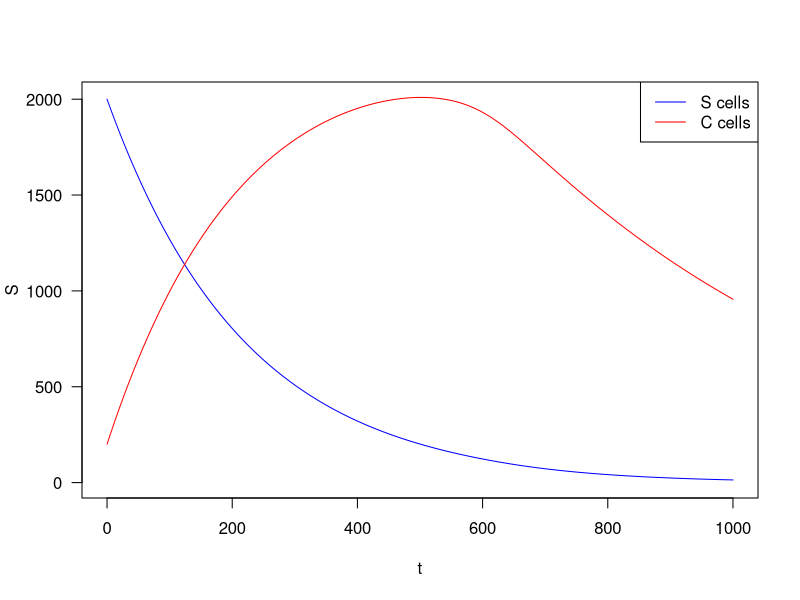
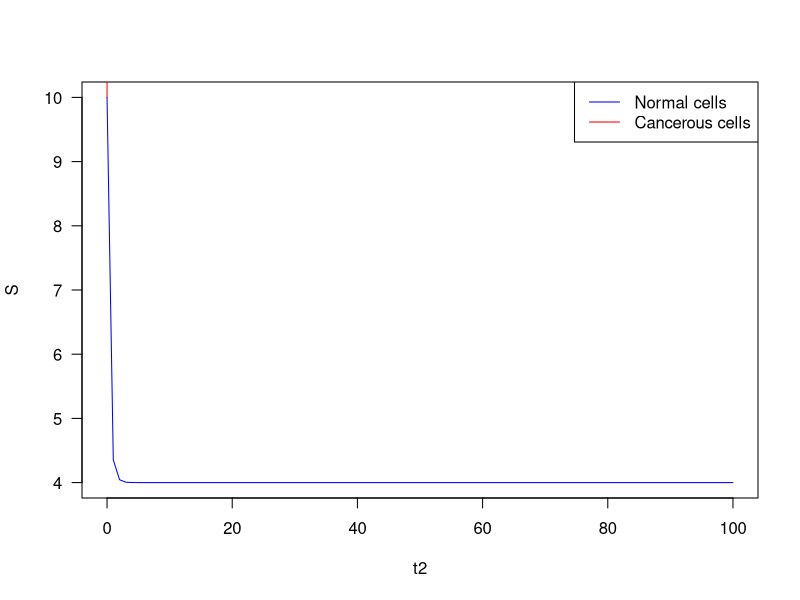

Write R code to recreate these figures, in order.
library(deSolve) # importation de la librarie diferential equation Solve 
#library(phaseR)

rm(list = ls()) # Ré-initialisation de toutes les variables

SCN <- function(t, x, parameters1)
{
  mu <- parameters1[1]  # mutation rate for a normal cell to become cancerous
  beta1 <- parameters1[2] # reproduction for normal cells
  beta2 <- parameters1[3] # reproduction for cancer cells
  gamma <- parameters1[4] # apoptosis for normal cells
  delta <- parameters1[5] # apoptosis for cancer cells
  tau <- parameters1[6] # treatment effect
  K <- parameters1[7] # nutriment threshold
  
  S <- x[1] # susceptible cells
  C <- x[2] # cancerous cells
  N <- x[3] # nutriment resources
  
  dSdt <- -mu*S - gamma*S + beta1*(N/(N+K))*S
  dCdt <- mu*S - delta*C + beta2*(N/(N+K))*C - tau*C
  dNdt <- - beta1* (N/(N+K))*S - beta2*(N/(N+K))*C
    
  return(list(c(dSdt, dCdt, dNdt)))
}

Lotka.Volterra <- function(t, x, parameters2)
{
  alpha <- parameters2[1]
  beta <- parameters2[2]
  gamma <- parameters2[3]
  delta <- parameters2[4]
  
  S <- x[1]
  C <- x[2]
  
  dSdt <- S*(alpha - beta*S)
  dCdt <- C*(delta*S - gamma)
  
  return(list(c(dSdt, dCdt)))
}
  
####### Model SCN #######

mu <- 0.005
beta1 <- 0.001
beta2 <- 0.002
gamma <- 0.0005
delta <- 0.001
tau <- 0.001
K<- 1e2

S0 <- 2000
C0 <- 200
N0 <- S0

param1 = c(mu, beta1, beta2, gamma, delta, tau, K)
init = c(S0,C0,N0)
times <- seq(0, 1000, by=0.001)

out <- ode(y = init, times = times, func = SCN, parms = param1)

S = out[,"1"]
C = out[,"2"]
N = out[,"3"]
t = out[,"time"]

plot(t,S, type = "l", las=1, col = "blue", ylim = c(0, max(S, C)))
lines(t, C, type = "l", col="red")

legend("topright", legend=c("S cells", "C cells"),
       col=c("blue", "red"), lty = 1)

###########################
### Lotka-volterra Model ##

alpha <- 2
beta <- 0.5
gamma <- 0.2
delta <- 0.6

S0 <- 10
C0 <- 10

param2 = c(alpha, beta, gamma, delta)
init2 = c(S0, C0)
times2 <- seq(0, 100, by=1)


out2 <- ode(y = init2, times = times2, func = Lotka.Volterra, parms = param2)

S <- out2[,"1"]
C <- out2[,"2"]
t2 <- out2[,"time"]

plot(t2,S, type = "l", las=1, col = "blue")
lines(t2,C, type = "l", col="red")

legend("topright", legend=c("Normal cells", "Cancerous cells"),
       col=c("blue", "red"), lty = 1)
